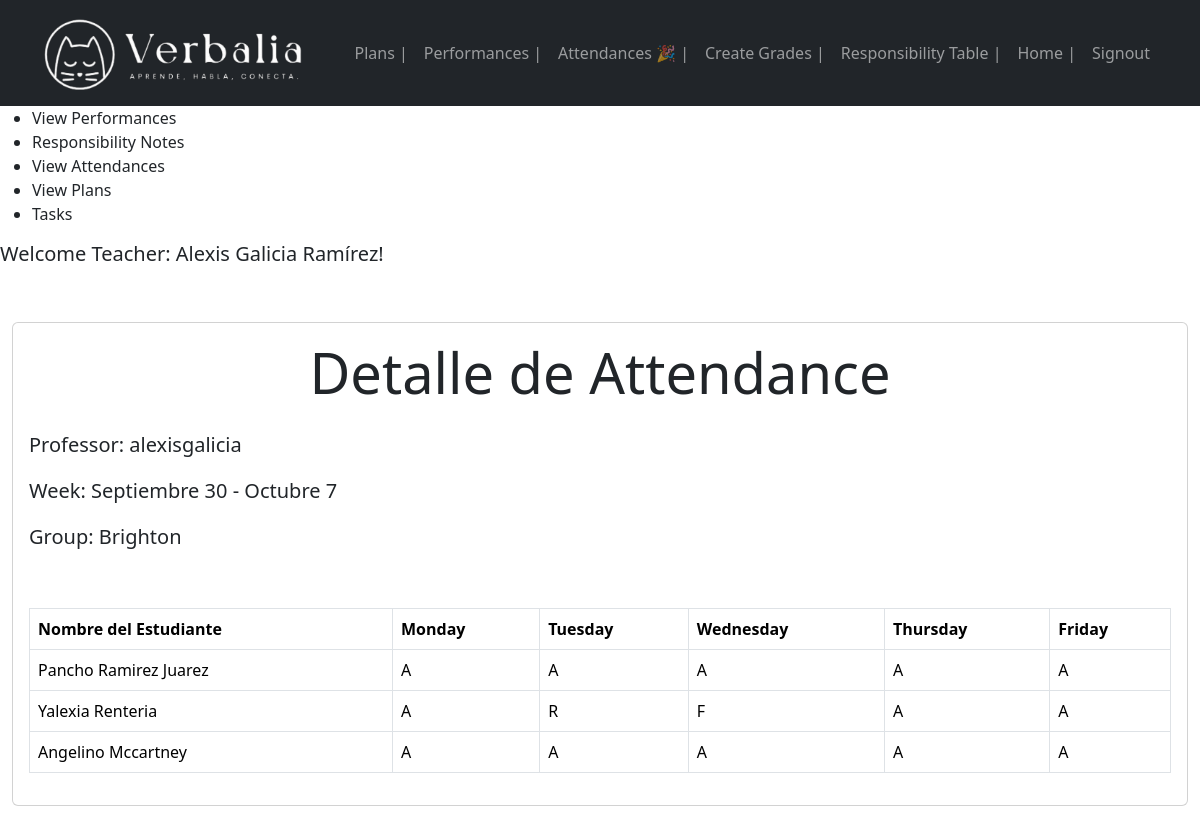
Screenshot of /attendance_detail/15/ (signed in) with the database file from the repository.
### boletas/models.py (models this page shows, shortened)
class Attendance(models.Model):
    semana = models.CharField(max_length=60)
    creation_date = models.DateTimeField(auto_now_add=True)
    group = models.ForeignKey(Group, on_delete=models.CASCADE, null=True, blank=True)
    user = models.ForeignKey(User, on_delete=models.SET_NULL, null=True, blank=True, editable=False)
    last_modified_date = models.DateTimeField(auto_now=True)
    is_submitted = models.BooleanField(default=False)
    week_number = models.PositiveIntegerField(null=True, blank=True)
    week_start = models.DateField(null=True)
    week_end = models.DateField(null=True)
    student_data = models.JSONField(blank=True, null=True)
    creation_week = models.CharField(max_length=50, null=True)
    @staticmethod
    def get_start_week_date(today=None):
        if not today:
            today = datetime.now()
        if today.weekday() == 5 and today.time() > time(17, 1):
            return datetime.combine(today.date(), time(17, 1))
        else:
            last_saturday = today - timedelta(days=(today.weekday() - 5) % 7, hours=today.hour, minutes=today.minute, seconds=today.second, microseconds=today.microsecond)
            return datetime.combine(last_saturday, time(17, 1))
    @staticmethod
    def get_end_week_date(today=None):
        if not today:
            today = datetime.now()
        start_week_date = Performance.get_start_week_date(today)
        return start_week_date + timedelta(days=7)- timedelta(minutes=1)
    @staticmethod
    def get_current_week_label():
        today = datetime.now()
        start_week_datetime = Performance.get_start_week_date(today)
        end_week_datetime = Performance.get_end_week_date(start_week_datetime)
        month_names = ["January", "February", "March", "April", "May", "June", "July", "August", "September", "October", "November", "December"]
        if start_week_datetime.month != end_week_datetime.month:
            label = "{} {} - {} {}".format(month_names[start_week_datetime.month - 1], start_week_datetime.day, month_names[end_week_datetime.month - 1], end_week_datetime.day)
        else:
            label = "{} {} - {}".format(month_names[start_week_datetime.month - 1], start_week_datetime.day, end_week_datetime.day)
        return label

class Group(models.Model):
    name = models.CharField(max_length=50)
    level = models.CharField(max_length=50)
    schedule = models.CharField(max_length=50)
    user = models.ForeignKey(User, on_delete=models.SET_NULL, null=True, blank=True, editable=True)
    def __str__(self):
        return self.name
    def has_assignment_this_week(self):
        start_of_week = Attendance.get_start_week_date()
        end_of_week = Attendance.get_end_week_date()
        assignments_this_week = self.attendance_set.filter(creation_date__gte=start_of_week, creation_date__lte=end_of_week)
        return assignments_this_week.exists()
    def has_plan_this_week(self):
        start_of_week = Plan.get_start_week_date()  # Asumiendo que Plan tiene un método similar
        end_of_week = Plan.get_end_week_date()      # Asumiendo que Plan tiene un método similar
        plans_this_week = self.plan_set.filter(creation_date__gte=start_of_week, creation_date__lte=end_of_week)
        return plans_this_week.exists()
    def has_performance_this_week(self):
        start_of_week = Performance.get_start_week_date()  # Asumiendo que Performance tiene un método similar
        end_of_week = Performance.get_end_week_date()      # Asumiendo que Performance tiene un método similar
        performances_this_week = self.performance_set.filter(creation_date__gte=start_of_week, creation_date__lte=end_of_week)
        return performances_this_week.exists()

class Plan(models.Model):
    DAY_CHOICES = [
        ('Monday','Monday'),
        ('Tuesday','Tuesday'),
        ('Wednesday','Wednesday'),
        ('Thursday','Thursday'),
        ('Friday','Friday')
    ]
    day = models.CharField(
        max_length=10,
        choices=DAY_CHOICES,
        null=True,
        blank=True
    )
    topic = models.CharField(max_length=50, null=True, blank=True)
    unit = models.CharField(max_length=50, null=True, blank=True)
    clase = models.CharField(max_length=50, null=True, blank=True)
    semana = models.CharField(max_length=50, null=True, blank=True)
    activities = models.TextField(max_length=500, null=True, blank=True)
    book_pages = models.TextField(max_length=100, null=True, blank=True)
    resources = models.TextField(max_length=500, null=True, blank=True)
    expected_learning = models.TextField(max_length=500, null=True, blank=True)
    group = models.ForeignKey(Group, on_delete=models.CASCADE, null=True, blank=True)
    creation_date = models.DateTimeField(auto_now_add=True)
    user = models.ForeignKey(User, on_delete=models.SET_NULL, null=True, blank=True, editable=False)
    last_modified_date = models.DateTimeField(auto_now=True)
    is_submitted = models.BooleanField(default=False)
    week_number = models.PositiveIntegerField(null=True, blank=True)
    week_start = models.DateField(null=True)
    week_end = models.DateField(null=True)
    student_data = models.JSONField(blank=True, null=True)
    creation_week = models.CharField(max_length=50, null=True)
    @staticmethod
    def get_start_week_date(today=None):
        if not today:
            today = datetime.now()
        if today.weekday() == 5 and today.time() > time(17,1):
            return datetime.combine(today.date(), time(17, 1))
        else:
            last_saturday = today - timedelta(days=(today.weekday() - 5) % 7, hours=today.hour, minutes=today.minute, seconds=today.second, microseconds=today.microsecond)
            return datetime.combine(last_saturday, time(17, 1))
    @staticmethod
    def get_end_week_date(today=None):
        if not today:
            today = datetime.now()
        start_week_date = Plan.get_start_week_date(today)
        return start_week_date + timedelta(days=7)- timedelta(minutes=1)

### boletas/views.py (the view)
# urls.py: path('attendance_detail/<int:attendance_id>/', views.attendance_detail, name='attendance_detail'),
def attendance_detail(request, attendance_id):
    attendance_instance = get_object_or_404(Attendance, id=attendance_id)
    current_week_label = Attendance.get_current_week_label()
    StudentEntryFormSet = formset_factory(AttendanceEntryForm, extra=0)
    profesor = attendance_instance.user
    group = attendance_instance.group
    week = attendance_instance.creation_week
    if request.method == 'GET':
        form = AttendanceForm(instance=attendance_instance)
        initial_data = attendance_instance.student_data
        formset = StudentEntryFormSet(initial=initial_data, prefix='studententry')
        return render(request, 'attendance_detail.html', {
            'form':form,
            'formset':formset,
            'current_week_label':current_week_label,
            'profesor':profesor,
            'group':group,
            'week':week
        })

### boletas/context_processors.py (called while the page is built)
def assignment_check(request):
    if request.user.is_authenticated:
        todos_los_grupos = Group.objects.filter(user=request.user)
        todos_completados = all([group.has_assignment_this_week() for group in todos_los_grupos])
    else:
        todos_completados = False
    return {'todos_completados':todos_completados}

def plan_check(request):
    if request.user.is_authenticated:
        todos_los_grupos = Group.objects.filter(user=request.user)
        plans_completados = all([group.has_plan_this_week() for group in todos_los_grupos])
    else:
        plans_completados = False
    return {'plans_completados':plans_completados}

def performance_check(request):
    if request.user.is_authenticated:
        todos_los_grupos = Group.objects.filter(user=request.user)
        performances_completados = all([group.has_performance_this_week() for group in todos_los_grupos])
    else:
        performances_completados = False
    return {'performances_completados':performances_completados}

### boletas/models.py (called while the page is built)
    @staticmethod
    def get_start_week_date(today=None):
        if not today:
            today = datetime.now()
        if today.weekday() == 5 and today.time() > time(17, 1):
            return datetime.combine(today.date(), time(17, 1))
        else:
            last_saturday = today - timedelta(days=(today.weekday() - 5) % 7, hours=today.hour, minutes=today.minute, seconds=today.second, microseconds=today.microsecond)
            return datetime.combine(last_saturday, time(17, 1))

    @staticmethod
    def get_end_week_date(today=None):
        if not today:
            today = datetime.now()
        start_week_date = Performance.get_start_week_date(today)
        return start_week_date + timedelta(days=7)- timedelta(minutes=1)

### boletas/templates/attendance_detail.html (shortened to what this page needs)
{% extends 'base.html' %}
{% block content %}
<main class="container-fluid py-5">
    <section class="card card-body">
        <h1 class="display-4 text-center mb-4">Detalle de Attendance</h1>
        <p class="lead"><strong>Professor:</strong> {{ profesor }}</p>
        <p class="lead"><strong>Week:</strong> {{ week }}</p>
        <p class="lead"><strong>Group:</strong> {{ group }}</p>
        <form method="GET" class="mb-4">
        </form>
        <table class="table table-bordered">
            <thead>
                <tr>
                    <th>Nombre del Estudiante</th>
                    <th>Monday</th>
                    <th>Tuesday</th>
                    <th>Wednesday</th>
                    <th>Thursday</th>
                    <th>Friday</th>
                </tr>
            </thead>
            <tbody>
                {% for entry in formset %}
                    <tr>
                        <td>{{ entry.student_name.value }}</td>
                        <td>{{ entry.monday.value }}</td>
                        <td>{{ entry.tuesday.value }}</td>
                        <td>{{ entry.wednesday.value }}</td>
                        <td>{{ entry.thursday.value }}</td>
                        <td>{{ entry.friday.value }}</td>
                    </tr>
                {% endfor %}
            </tbody>
        </table>
    </section>
</main>
{% endblock %}

### boletas/templates/base.html (shortened to what this page needs)
<!DOCTYPE html>
{% load static %}
<html lang="en">
<head>
    <link rel="stylesheet" href="https://cdn.jsdelivr.net/npm/bootstrap@5.3.2/dist/css/bootstrap.min.css">
</head>
<body>
    <nav class="navbar navbar-expand-lg bg-dark navbar-dark">
        <div class="container">
            <a class="navbar-brand" href="#"><img src="{% static 'LOGONUEVO2.png' %}" alt="Verbalia Logo" height="80" width="auto"></a>
            <div class="collapse navbar-collapse" id="navbarNav">
                <ul class="navbar-nav ms-auto">
                {% if user.is_authenticated %}
                <li class="nav-item">
                    <a href="/inicio_plan" class="nav-link">
                        Plans {% if plans_completados %}🎉{% endif %} |
                    </a>
                </li>
                <li class="nav-item">
                    <a href="/inicio_performance" class="nav-link">
                        Performances {% if performances_completados %}🎉{% endif %} |
                    </a>
                </li>
                <li class="nav-item">
                    <a href="/inicio_attendance" class="nav-link">
                        Attendances {% if todos_completados %}🎉{% endif %} |
                    </a>
                </li>
                <li class="nav-item">
                    <a href="/grades" class="nav-link">Create Grades |</a>
                </li>
                <li class="nav-item">
                    <a href="/responsibility_table" class="nav-link">Responsibility Table |</a>
                </li>
                <li class="nav-item">
                    <a href="/" class="nav-link">Home |</a>
                </li>
                <li class="nav-item">
                    <a href="/signout" class="nav-link">Signout</a>
                </li>
                {% endif %}
                </ul>
            </div>
        </div>
    </nav>
    <nav>
        <ul>
                {% if user.is_authenticated %}
                    {% if user.username == "mireyaramirez" or user.username == "alexisgalicia" or user.username == 'alineramirez' or user.username == "gabrielpeña" %}
                    <li class="nav-item">
                        <a href="/view_performances" class="nav-link">View Performances</a>
                    </li>
                    <li class="nav-item">
                        <a href="/edit_responsibility_notes" class="nav-link">Responsibility Notes</a>
                    </li>
                    <li class="nav-item">
                        <a href="/view_attendances" class="nav-link">View Attendances</a>
                    </li>
                    <li class="nav-item">
                        <a href="/view_plans" class="nav-link">View Plans</a>
                    </li>
                    <li class="nav-item">
                        <a href="/tasks" class="nav-link">Tasks</a>
                    </li>
                    {% endif %}
                {% endif %}
        </ul>
    </nav>
    {% if user.is_authenticated %}
    <h5> Welcome Teacher: {{ user.first_name }} {{ user.last_name }}!
    </h5>
    {% endif %}
    {% block content %}
    {% endblock %}
</body>
</html>

### rows the page displays
Attendance: creation_week "Septiembre 30 - Octubre 7"
Group: name "Brighton"
Plan: student_name.value "Pancho Ramirez Juarez", monday.value "A", tuesday.value "A", wednesday.value "A", thursday.value "A", friday.value "A", student_name.value "Yalexia Renteria", tuesday.value "R", wednesday.value "F", student_name.value "Angelino Mccartney"

### other values shown
{{ user.first_name }} "Alexis"
{{ user.last_name }} "Galicia Ramírez"
{{ profesor }} "alexisgalicia"
